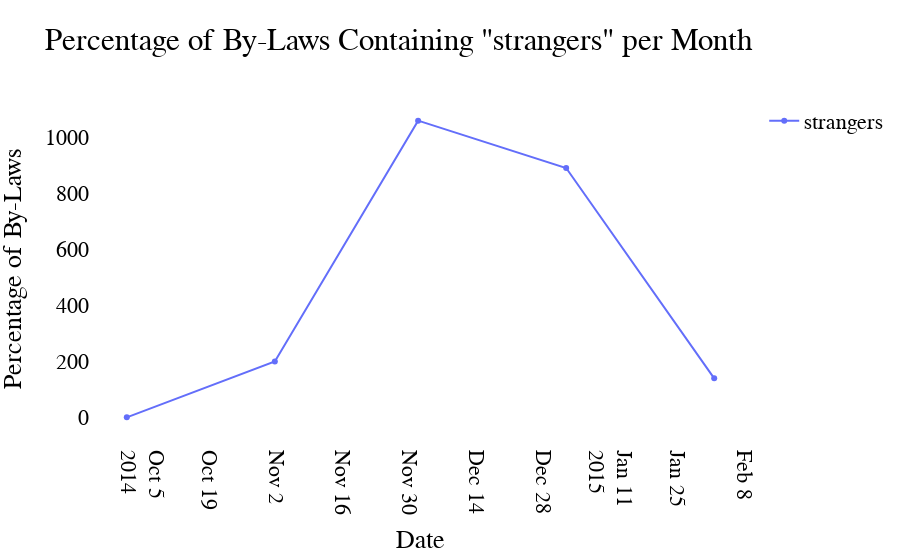
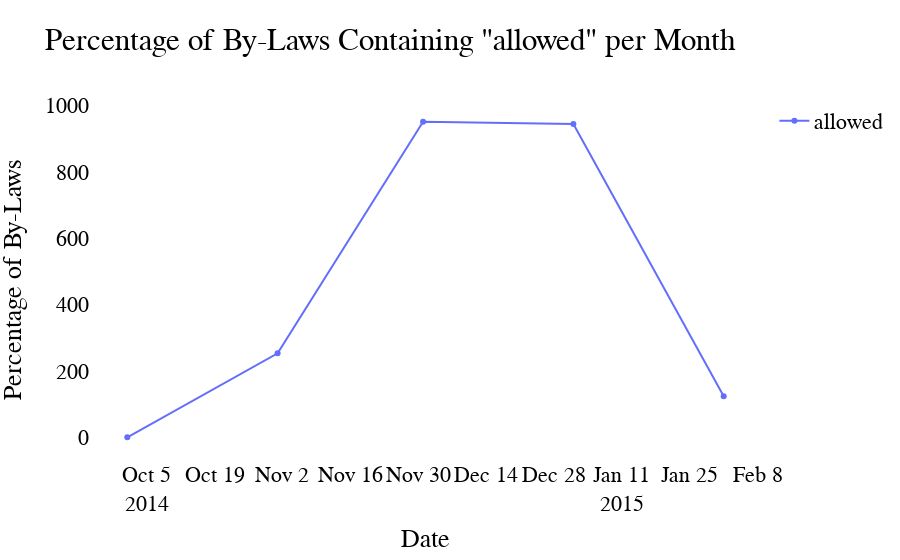
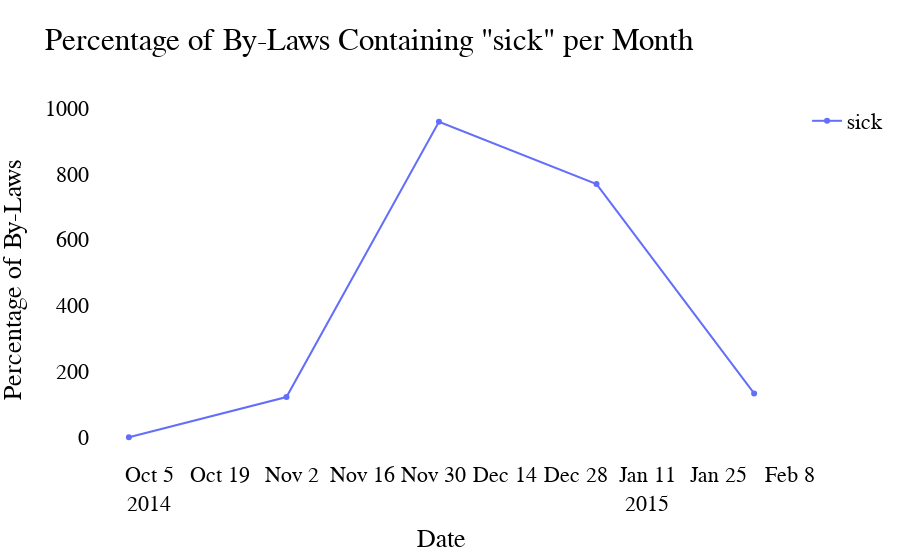
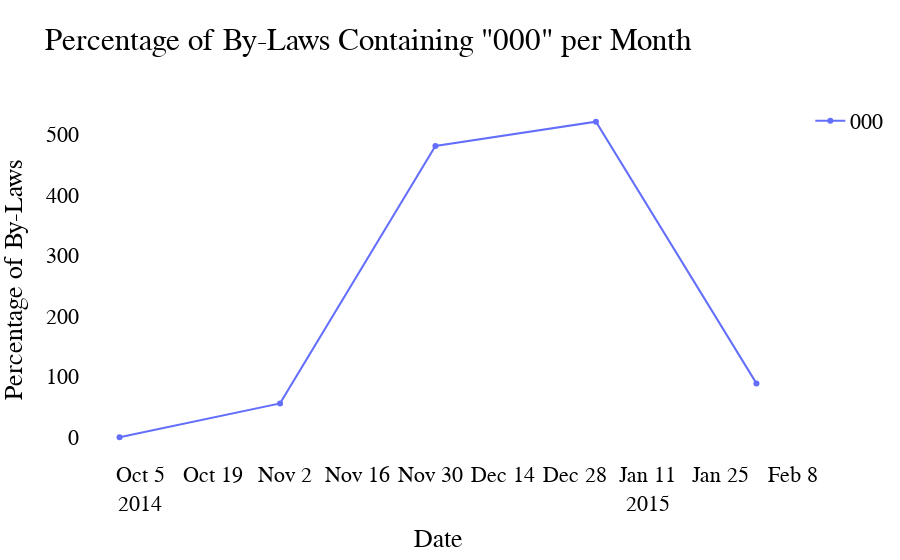

Notebook cell for these charts, in order:
### Code cell
# plots plots plots
fig = go.Figure()
for word in words:
    fig.add_trace(go.Scatter(x=by_laws_grouped.index, y= by_laws_grouped[word], name=word, opacity=1))
    fig.update_layout(
                  title_text='Percentage of By-Laws Containing \"'+word+'\" per Month',
#                   yaxis_range=[0,1],
                  xaxis_title="Date",
                  yaxis_title="Percentage of By-Laws",
                  plot_bgcolor = 'rgba(0,0,0,0)',showlegend=True,
                  font=dict(family="Computer Modern",color = "#000000", size=22))
#     fig.show()
fig.write_image(FIG_1G_OUT+'top10words_bylaws_per_month.png', width=800, height=400)
# fig.write_image(FIG_1G_OUT+word+'_bylaws_per_month.png', width=800, height=400)



# # plots
# for word in words:
#     fig = go.Figure()
#     fig.add_trace(go.Scatter(x=by_laws_grouped.index, y= by_laws_grouped[word], name=word, opacity=1, 
#                              groupnorm='percent', 
# #                              stackgroup='one'
#                             ))
#     fig.update_layout(
#                   title_text='Percentage of By-Laws Containing \"'+word+'\" per Month',
# #                   yaxis_range=[0,1],
#                   xaxis_title="Date",
#                   yaxis_title="Percentage of By-Laws",
#                   plot_bgcolor = 'rgba(0,0,0,0)',showlegend=True,
#                   font=dict(family="Computer Modern",color = "#000000", size=22))
#     fig.show()

#     fig.write_image(FIG_1G_OUT+word+'_bylaws_per_month.png', width=800, height=400)

### Figure 1 — Plotly figure (JSON) as saved in the notebook; plotly's stock layout.template omitted (floating-point values rounded to 4 significant figures)
{"data": [{"groupnorm": "percent", "name": "strangers", "opacity": 1, "type": "scatter", "x": ["2014-10", "2014-11", "2014-12", "2015-01", "2015-02"], "y": [0, 199, 1058, 889, 139]}], "layout": {"font": {"color": "#000000", "family": "Computer Modern", "size": 22}, "plot_bgcolor": "rgba(0,0,0,0)", "showlegend": true, "title": {"text": "Percentage of By-Laws Containing \"strangers\" per Month"}, "xaxis": {"title": {"text": "Date"}}, "yaxis": {"title": {"text": "Percentage of By-Laws"}}}}

### Figure 2 — Plotly figure (JSON) as saved in the notebook; plotly's stock layout.template omitted (floating-point values rounded to 4 significant figures)
{"data": [{"groupnorm": "percent", "name": "allowed", "opacity": 1, "type": "scatter", "x": ["2014-10", "2014-11", "2014-12", "2015-01", "2015-02"], "y": [0, 253, 951, 944, 124]}], "layout": {"font": {"color": "#000000", "family": "Computer Modern", "size": 22}, "plot_bgcolor": "rgba(0,0,0,0)", "showlegend": true, "title": {"text": "Percentage of By-Laws Containing \"allowed\" per Month"}, "xaxis": {"title": {"text": "Date"}}, "yaxis": {"title": {"text": "Percentage of By-Laws"}}}}

### Figure 3 — Plotly figure (JSON) as saved in the notebook; plotly's stock layout.template omitted (floating-point values rounded to 4 significant figures)
{"data": [{"groupnorm": "percent", "name": "sick", "opacity": 1, "type": "scatter", "x": ["2014-10", "2014-11", "2014-12", "2015-01", "2015-02"], "y": [1, 123, 958, 769, 134]}], "layout": {"font": {"color": "#000000", "family": "Computer Modern", "size": 22}, "plot_bgcolor": "rgba(0,0,0,0)", "showlegend": true, "title": {"text": "Percentage of By-Laws Containing \"sick\" per Month"}, "xaxis": {"title": {"text": "Date"}}, "yaxis": {"title": {"text": "Percentage of By-Laws"}}}}

### Figure 4 — Plotly figure (JSON) as saved in the notebook; plotly's stock layout.template omitted (floating-point values rounded to 4 significant figures)
{"data": [{"groupnorm": "percent", "name": "000", "opacity": 1, "type": "scatter", "x": ["2014-10", "2014-11", "2014-12", "2015-01", "2015-02"], "y": [0, 56, 481, 521, 89]}], "layout": {"font": {"color": "#000000", "family": "Computer Modern", "size": 22}, "plot_bgcolor": "rgba(0,0,0,0)", "showlegend": true, "title": {"text": "Percentage of By-Laws Containing \"000\" per Month"}, "xaxis": {"title": {"text": "Date"}}, "yaxis": {"title": {"text": "Percentage of By-Laws"}}}}
